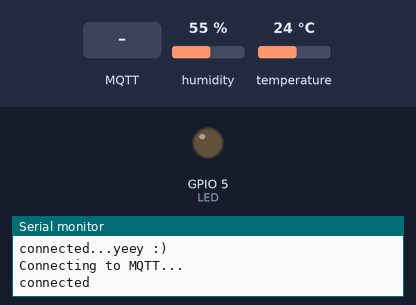
Bench run of a sketch on a simulated ESP8266 (NodeMCU). Parts: output pins drawn as LEDs (lit = HIGH), the last lines printed to the serial monitor. Inputs (shaded band) come from the test bench; at power-on: humidity 55 %, temperature 24 °C. WiFi joins after 1.5 s; servers stay silent unless stated; no MQTT or app messages arrive unless stated.

Above: at 2.7 s.
2.8 s: MQTT message "LED ON" arrives on the first subscribed topic
At 3.9 s:
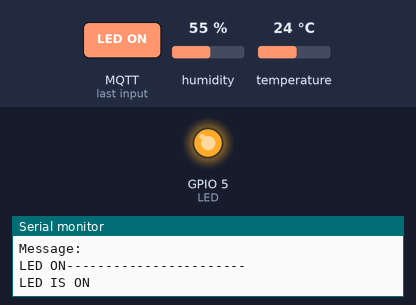
4.3 s: MQTT message "LED" arrives on the first subscribed topic
At 5.0 s:
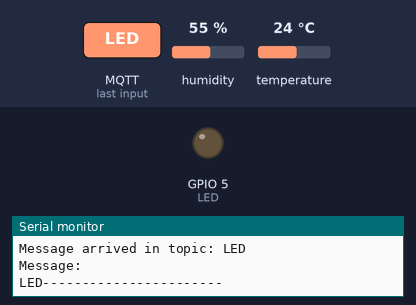
Timing chart, 0 to 7.3 s (numbered marks = the images above; inputs shaded):
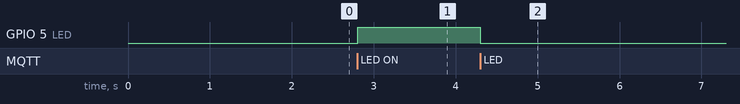

The sketch:

sketch_sep9a.ino
```cpp
#include <ESP8266WiFi.h>          //https://github.com/esp8266/Arduino

//needed for library
#include <DNSServer.h>
#include <ESP8266WebServer.h>
#include <WiFiManager.h>         //https://github.com/tzapu/WiFiManager
#include <DHT.h>
#include <PubSubClient.h>

#define DHTPIN 4 // Digital pin connected to the DHT sensor
#define LED 5

#define DHTTYPE DHT11 // DHT 11
DHT dht(DHTPIN, DHTTYPE);

unsigned long previousMillis = 0;
unsigned long interval = 10000;

const char* mqttServer = "192.168.229.53";
const int mqttPort = 1883;

void callback(char* topic, byte* payload, unsigned int length) {

  Serial.print("Message arrived in topic: ");
  Serial.println(topic);

  Serial.print("Message:");
    Serial.println();

  String message = "";
  for (int i = 0; i < length; i++) {
    Serial.print((char)payload[i]);
    message+=(char)payload[i];
  }
  Serial.println("-----------------------");
  if(String(topic)=="LED"){
    if(message=="LED ON"){
      digitalWrite(LED,HIGH);
      Serial.println("LED IS ON");
    }
    else{
      digitalWrite(LED,LOW);
    }
  }

}

WiFiClient espClient;
PubSubClient client(mqttServer, mqttPort, callback, espClient);


void setup() {
  // put your setup code here, to run once:
  Serial.begin(115200);
  pinMode(LED,OUTPUT);
  digitalWrite(LED,LOW);

  WiFiManager wifiManager;

  //fetches ssid and pass from eeprom and tries to connect
  //if it does not connect it starts an access point with the specified name
  //here  "AutoConnectAP"
  //and goes into a blocking loop awaiting configuration
  wifiManager.autoConnect("AutoConnectAP");
  //or use this for auto generated name ESP + ChipID
  //wifiManager.autoConnect();


  //if you get here you have connected to the WiFi
  Serial.println("connected...yeey :)");
  dht.begin();
  client.setServer(mqttServer, mqttPort);
  client.setCallback(callback);
    while (!client.connected()) {
    Serial.println("Connecting to MQTT...");

    if (client.connect("ESP8266Client" )) {
      client.subscribe("LED");
      Serial.println("connected");

    } else {

      Serial.print("failed with state ");
      Serial.println(client.state());
      // Serial.println(WiFi.localIP());
      delay(2000);

    }
}
}

void loop() {
    client.loop();
unsigned long currentMillis = millis();
  if (currentMillis - previousMillis >= interval) {
    // save the last time you updated the DHT values
    previousMillis = currentMillis;
    float t = dht.readTemperature();
    float h = dht.readHumidity();
    if(!isnan(h)&&!isnan(t)){
      Serial.println("Temperature : " +String(t));
      Serial.println("Humidity : " +String(h));
      String toSend = "Temperature : " +String(t) + "," "Humidity : " +String(h);
      client.publish("data",toSend.c_str());
    }

  }
}
```

Measured:
- after the input at 2.8 s, GPIO 5 (LED): LOW → HIGH at once
- after the input at 4.3 s, GPIO 5 (LED): HIGH → LOW at once
